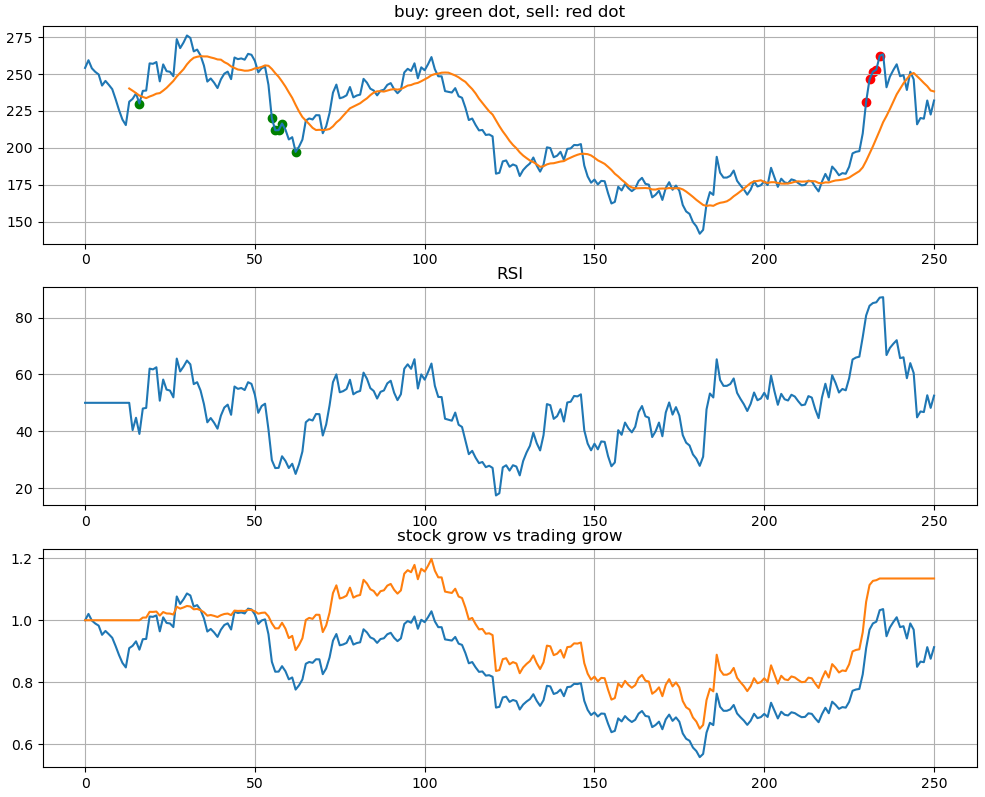

Recreate this plot in Python.
# 20240827

import numpy as np #The Numpy numerical computing library
import pandas as pd #The Pandas data science library
import yfinance as yf
import matplotlib.pyplot as plt
import pandas_ta
import math

plt.close('all')

# Load stock history prices
# --------------------------------------------------
end_date = '2024-08-01'
n_years = 1
start_date = pd.to_datetime(end_date) - pd.DateOffset(365*n_years)
# print(start_date)

df = yf.download(tickers='TSLA', start=start_date, end=end_date)
# print(pd.concat([df.head(5), df.tail(5)]))

price = df['Adj Close']

debug_plot = 0
if debug_plot == 1:
    plt.plot(price)
    plt.show()

# Calculate indicators
# --------------------------------------------------
rsi_buffer = 14
rsi = pandas_ta.rsi(close=price, length=rsi_buffer)
# print(rsi)

ma_buffer = 14
moving_average = pandas_ta.sma(close=price, length=ma_buffer) # moving average
# print(rsi)

debug_plot = 0
if debug_plot == 1:
    figure, axis = plt.subplots(2,1)
    axis[0].plot(price)
    axis[0].grid()
    axis[1].plot(rsi)
    axis[1].grid()
    plt.show()

    # figure, axis = plt.subplots(2,1)
    plt.plot(price)
    plt.grid()
    plt.plot(moving_average)
    plt.show()

# Generate trading signals
# --------------------------------------------------
L = len(price)

trading_signal = np.zeros(L) # 1: buy, -1: sell

rsi_high = 75
rsi_low = 40
ma_threshold = 1/100 # percentage
for i in range(L):
    if moving_average.iloc[i] - price.iloc[i] > moving_average.iloc[i]*ma_threshold \
        and rsi.iloc[i] < rsi_low :
        trading_signal[i] = 1 # buy
    elif price.iloc[i] - moving_average.iloc[i] > moving_average.iloc[i]*ma_threshold \
        and rsi.iloc[i] > rsi_high:
        trading_signal[i] = -1 # sell

debug_plot = 0
if debug_plot == 1:
    plt.plot(trading_signal)
    plt.show()

# Execute the trade
# --------------------------------------------------
account_amount = np.zeros(L)
principal = 1000000
account_amount[0] = principal # the amount of dollars in the account

buying_power = account_amount[0]

n_stocks = 0
bought_sold = np.zeros(L)
buy_sell_amount_limit = 1000
for i in range(L):
    if trading_signal[i] == 1: # buy
        n = math.floor(buying_power/price.iloc[i])
        if n > buy_sell_amount_limit:
            n = buy_sell_amount_limit

        buying_power = buying_power - n * price.iloc[i]
        
        if n > 0:
            bought_sold[i] = trading_signal[i]

        n_stocks = n_stocks + n
    elif trading_signal[i] == -1: # sell
        n = n_stocks
        if n > buy_sell_amount_limit:
            n = buy_sell_amount_limit

        buying_power = buying_power + n * price.iloc[i]

        if n > 0:
            bought_sold[i] = trading_signal[i]

        n_stocks = n_stocks - n

    account_amount[i] = buying_power + n_stocks * price.iloc[i]

# Comparison
# --------------------------------------------------
# if buy and hold the entire time
buying_power = principal
n_stocks = math.floor(buying_power/price.iloc[0])
buying_power = buying_power - n_stocks * price.iloc[0]
account_amount_2 = buying_power + n_stocks * price.iloc[L-1]

# compare to the stock itself
print( (account_amount[L-1] - account_amount_2) / principal / n_years )

# compare to the principal
print( (account_amount[L-1] - principal) / principal / n_years )

debug_plot = 1
if debug_plot == 1:
    figure, axis = plt.subplots(3,1)

    axis[0].plot(range(L),price)
    axis[0].plot(range(L),moving_average)
    axis[0].grid()

    buy_id = np.where(bought_sold == 1)
    sell_id = np.where(bought_sold == -1)
    axis[0].scatter(buy_id,price.iloc[buy_id],marker='o',color='g')
    axis[0].scatter(sell_id,price.iloc[sell_id],marker='o',color='r')
    axis[0].title.set_text('buy: green dot, sell: red dot')

    rsi_2 = rsi
    rsi_2[np.isnan(rsi_2)] = 50 # a hack to make all plots aligned
    axis[1].plot(range(L),rsi_2)
    axis[1].grid()
    axis[1].title.set_text('RSI')
    
    axis[2].plot(range(L),price/price.iloc[0])
    axis[2].plot(range(L),account_amount/principal)
    axis[2].grid()
    axis[2].title.set_text('stock grow vs trading grow')

    plt.show()
    
